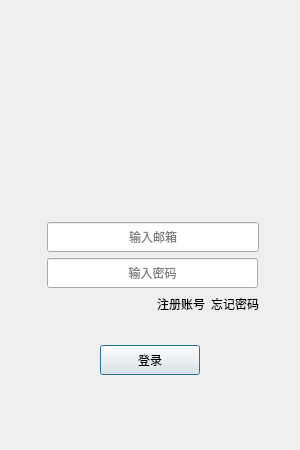
<?xml version="1.0" encoding="UTF-8"?>
<ui version="4.0">
 <class>LoginDialog</class>
 <widget class="QDialog" name="LoginDialog">
  <property name="geometry">
   <rect>
    <x>0</x>
    <y>0</y>
    <width>300</width>
    <height>450</height>
   </rect>
  </property>
  <property name="minimumSize">
   <size>
    <width>300</width>
    <height>450</height>
   </size>
  </property>
  <property name="maximumSize">
   <size>
    <width>300</width>
    <height>450</height>
   </size>
  </property>
  <property name="windowTitle">
   <string>Dialog</string>
  </property>
  <layout class="QVBoxLayout" name="verticalLayout_3">
   <item>
    <layout class="QVBoxLayout" name="verticalLayout_2">
     <property name="leftMargin">
      <number>5</number>
     </property>
     <property name="topMargin">
      <number>5</number>
     </property>
     <property name="rightMargin">
      <number>5</number>
     </property>
     <property name="bottomMargin">
      <number>5</number>
     </property>
     <item>
      <widget class="QWidget" name="head_widget" native="true">
       <property name="minimumSize">
        <size>
         <width>200</width>
         <height>200</height>
        </size>
       </property>
       <layout class="QGridLayout" name="gridLayout">
        <item row="1" column="0">
         <widget class="QLabel" name="head_label">
          <property name="minimumSize">
           <size>
            <width>100</width>
            <height>100</height>
           </size>
          </property>
          <property name="maximumSize">
           <size>
            <width>100</width>
            <height>100</height>
           </size>
          </property>
          <property name="text">
           <string/>
          </property>
         </widget>
        </item>
       </layout>
      </widget>
     </item>
     <item>
      <layout class="QHBoxLayout" name="horizontalLayout_2">
       <item>
        <widget class="QLabel" name="email_lb">
         <property name="minimumSize">
          <size>
           <width>25</width>
           <height>25</height>
          </size>
         </property>
         <property name="maximumSize">
          <size>
           <width>25</width>
           <height>25</height>
          </size>
         </property>
         <property name="text">
          <string/>
         </property>
        </widget>
       </item>
       <item>
        <widget class="QLineEdit" name="email_edit">
         <property name="minimumSize">
          <size>
           <width>0</width>
           <height>30</height>
          </size>
         </property>
         <property name="maximumSize">
          <size>
           <width>16777215</width>
           <height>30</height>
          </size>
         </property>
         <property name="alignment">
          <set>Qt::AlignCenter</set>
         </property>
         <property name="placeholderText">
          <string>输入邮箱</string>
         </property>
        </widget>
       </item>
       <item>
        <spacer name="horizontalSpacer_6">
         <property name="orientation">
          <enum>Qt::Horizontal</enum>
         </property>
         <property name="sizeType">
          <enum>QSizePolicy::Fixed</enum>
         </property>
         <property name="sizeHint" stdset="0">
          <size>
           <width>25</width>
           <height>20</height>
          </size>
         </property>
        </spacer>
       </item>
      </layout>
     </item>
     <item>
      <layout class="QHBoxLayout" name="horizontalLayout_3">
       <item>
        <widget class="QLabel" name="pass_label">
         <property name="minimumSize">
          <size>
           <width>25</width>
           <height>25</height>
          </size>
         </property>
         <property name="maximumSize">
          <size>
           <width>25</width>
           <height>25</height>
          </size>
         </property>
         <property name="text">
          <string/>
         </property>
        </widget>
       </item>
       <item>
        <widget class="QLineEdit" name="pass_edit">
         <property name="minimumSize">
          <size>
           <width>0</width>
           <height>30</height>
          </size>
         </property>
         <property name="maximumSize">
          <size>
           <width>16777215</width>
           <height>30</height>
          </size>
         </property>
         <property name="alignment">
          <set>Qt::AlignCenter</set>
         </property>
         <property name="placeholderText">
          <string>输入密码</string>
         </property>
        </widget>
       </item>
       <item>
        <widget class="ClickedLabel" name="pass_visible">
         <property name="minimumSize">
          <size>
           <width>20</width>
           <height>20</height>
          </size>
         </property>
         <property name="maximumSize">
          <size>
           <width>20</width>
           <height>20</height>
          </size>
         </property>
         <property name="text">
          <string/>
         </property>
        </widget>
       </item>
      </layout>
     </item>
     <item>
      <layout class="QHBoxLayout" name="horizontalLayout_4">
       <item>
        <spacer name="horizontalSpacer">
         <property name="orientation">
          <enum>Qt::Horizontal</enum>
         </property>
         <property name="sizeHint" stdset="0">
          <size>
           <width>40</width>
           <height>20</height>
          </size>
         </property>
        </spacer>
       </item>
       <item>
        <widget class="ClickedLabel" name="reg_label">
         <property name="text">
          <string>注册账号</string>
         </property>
        </widget>
       </item>
       <item>
        <widget class="ClickedLabel" name="forget_label">
         <property name="text">
          <string>忘记密码</string>
         </property>
        </widget>
       </item>
       <item>
        <spacer name="horizontalSpacer_7">
         <property name="orientation">
          <enum>Qt::Horizontal</enum>
         </property>
         <property name="sizeType">
          <enum>QSizePolicy::Fixed</enum>
         </property>
         <property name="sizeHint" stdset="0">
          <size>
           <width>25</width>
           <height>20</height>
          </size>
         </property>
        </spacer>
       </item>
      </layout>
     </item>
     <item>
      <spacer name="verticalSpacer_2">
       <property name="orientation">
        <enum>Qt::Vertical</enum>
       </property>
       <property name="sizeHint" stdset="0">
        <size>
         <width>20</width>
         <height>25</height>
        </size>
       </property>
      </spacer>
     </item>
     <item>
      <layout class="QHBoxLayout" name="horizontalLayout_5">
       <item>
        <spacer name="horizontalSpacer_2">
         <property name="orientation">
          <enum>Qt::Horizontal</enum>
         </property>
         <property name="sizeHint" stdset="0">
          <size>
           <width>40</width>
           <height>20</height>
          </size>
         </property>
        </spacer>
       </item>
       <item>
        <widget class="QPushButton" name="login_btn">
         <property name="minimumSize">
          <size>
           <width>100</width>
           <height>30</height>
          </size>
         </property>
         <property name="text">
          <string>登录</string>
         </property>
        </widget>
       </item>
       <item>
        <spacer name="horizontalSpacer_3">
         <property name="orientation">
          <enum>Qt::Horizontal</enum>
         </property>
         <property name="sizeHint" stdset="0">
          <size>
           <width>40</width>
           <height>20</height>
          </size>
         </property>
        </spacer>
       </item>
      </layout>
     </item>
    </layout>
   </item>
   <item>
    <spacer name="verticalSpacer">
     <property name="orientation">
      <enum>Qt::Vertical</enum>
     </property>
     <property name="sizeHint" stdset="0">
      <size>
       <width>20</width>
       <height>25</height>
      </size>
     </property>
    </spacer>
   </item>
  </layout>
 </widget>
 <customwidgets>
  <customwidget>
   <class>ClickedLabel</class>
   <extends>QLabel</extends>
   <header>clickedlabel.h</header>
  </customwidget>
 </customwidgets>
 <resources/>
 <connections/>
</ui>
